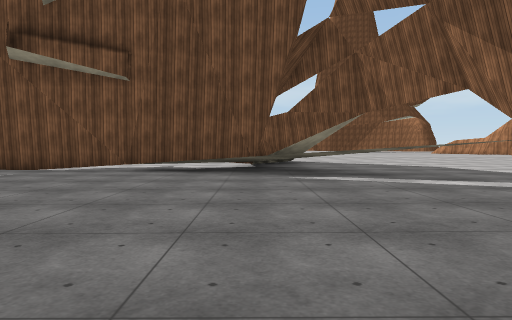
View 1 (above)

15 first-person views from a walk through a 3-D level made in the Unity game engine. The camera is 1.2 m above the floor, tilts 2° down and sees 70° across. The floor is counted in squares, 2 m on a side. Each view is taken from the middle of a square. On the plan, view 1 faces up. The plan holds only what a view shows up to about 10 squares ahead; the rest is blank. The place goes on beyond the plan. Some surface patterns are stand-ins.

View 2
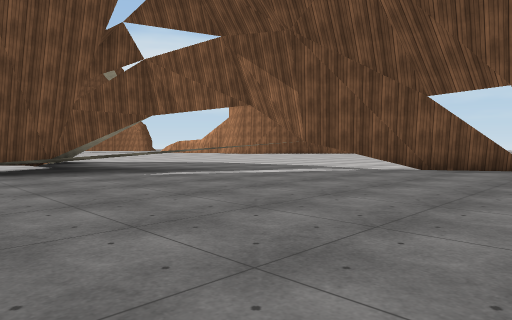

View 3
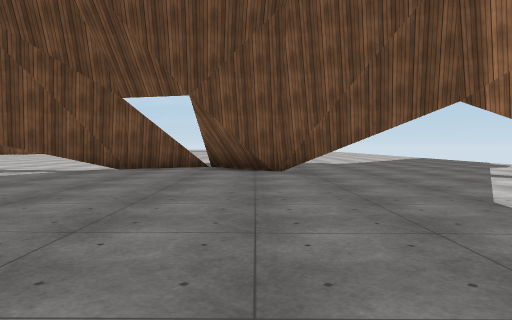

View 4
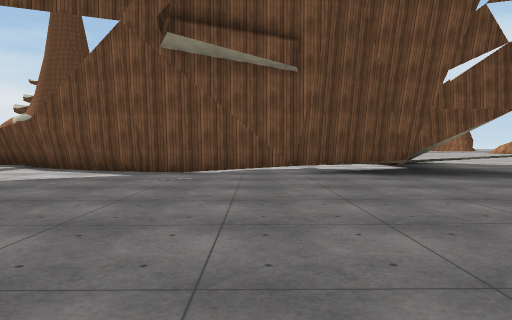

View 5
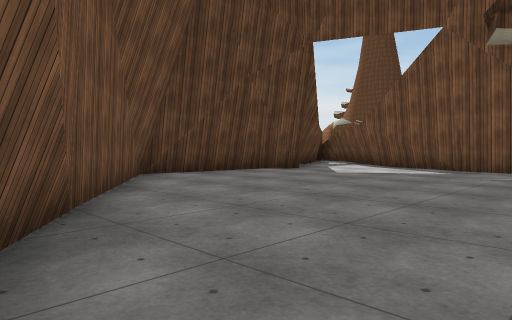

View 6
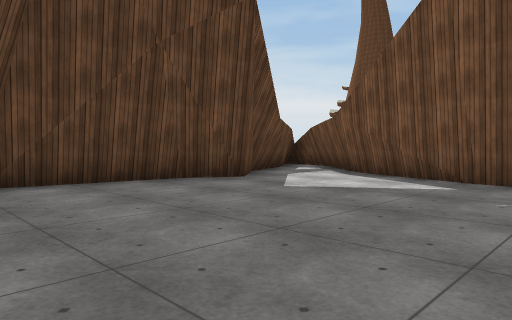

View 7
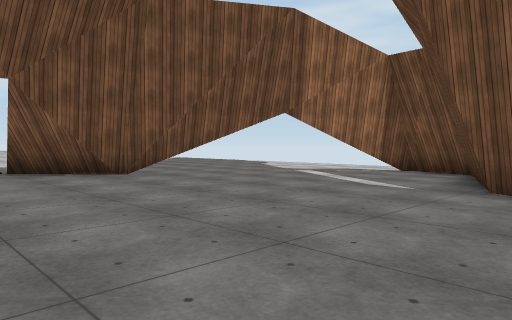

View 8
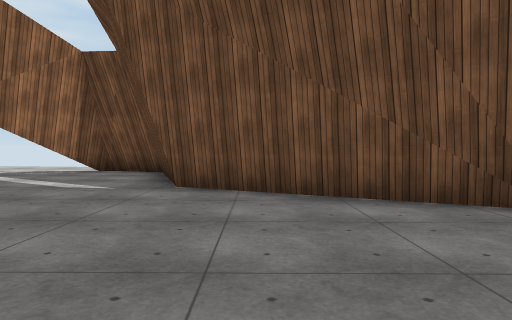

View 9
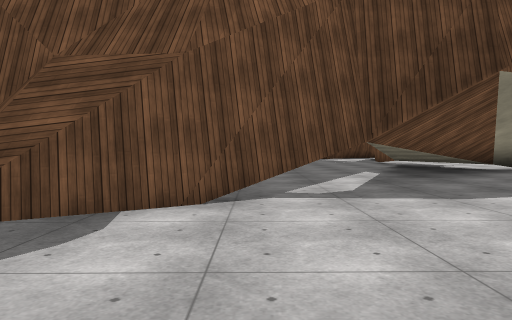

View 10
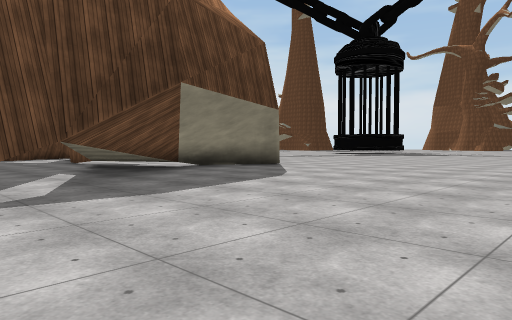

View 11
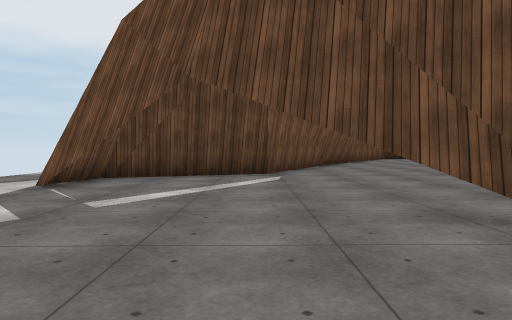

View 12
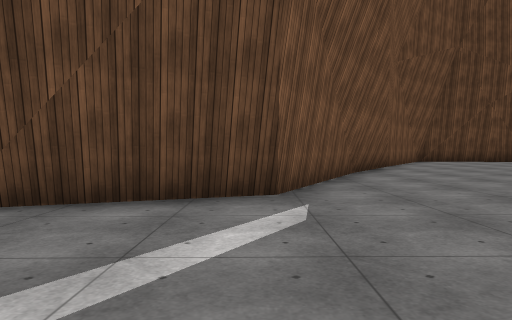

View 13
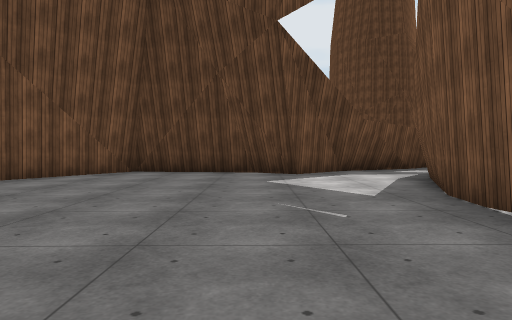

View 14
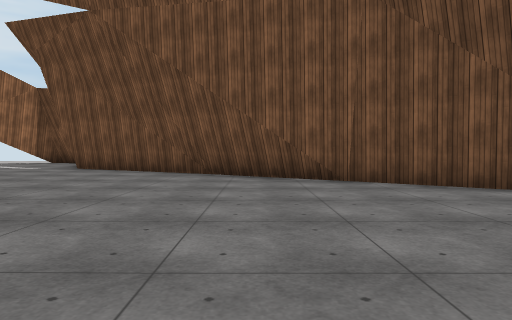

View 15
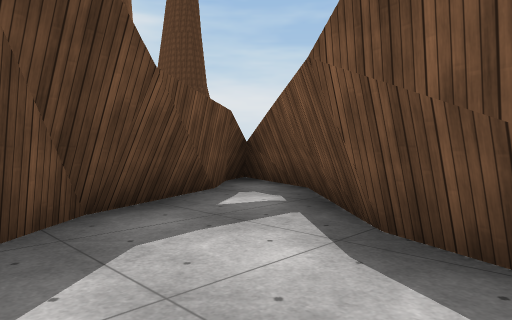

### Floor plan
Key: @ floor where view 1 was taken; # wall or solid block; x gap in a wall; . main floor; : floor 0.25 m higher than the main floor; = window, fence, low wall or low ledge; ^ raised ledge; v drop or lower ground; T thing the floor can be seen under or through.
Columns run from 13 left of view 1 to 10 right of it. Each row starts with its distance up from view 1.
 15                     ::
 14                    :::
 13 =.                ::::
 12 ###              ::::::
 11  ###=    ....# ..::::::
 10  ##.### ....###...:::::
  9   #...##TT######...::::
  8   ##........#= ##...:::
  7   ##...........##....:::
  6   #..............T....::
  5   #...............T....:
  4   #...............TT....
  3   ##...............T...
  2    =##.............x^.
  1      ###...........##.
  0       .##....@....T#
 -1         ###.......T..
 -2           ###.....T..
 -3             ##........
 -4              #.......
 -5              #..#....
 -6              ###.....
 -7               .....
 -8             ...
 -9             vv

Positions as (right, up) in squares from view 1, and headings:
1: (0, 0), facing up
2: (-3, 0), facing up-right
3: (-3, 0), facing right
4: (-4, 1), facing up
5: (-4, 0), facing up-left
6: (-5, 3), facing up-left
7: (-2, 3), facing down-right
8: (-2, 3), facing down
9: (10, 4), facing left
10: (10, 4), facing up-left
11: (8, -3), facing left
12: (4, -3), facing left
13: (-2, 7), facing left
14: (-6, 8), facing down
15: (-8, 8), facing up-left
